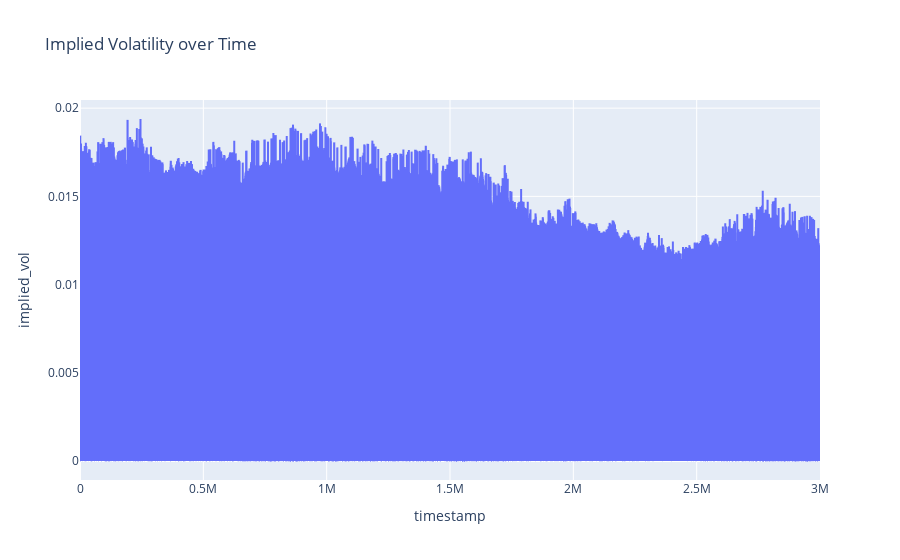

Notebook source saved alongside this figure:
### Code cell
fig = px.line(df_volcanic_rock_voucher_9500, x='timestamp', y='implied_vol', title='Implied Volatility over Time')
fig.show()

### Figure 1 — Plotly figure (JSON) as saved in the notebook; plotly's stock layout.template omitted (floating-point values rounded to 4 significant figures; data arrays with more than 128 entries replaced by an {"elided": "..."} marker saying what was removed)
{"data": [{"hovertemplate": "timestamp=%{x}<br>implied_vol=%{y}<extra></extra>", "legendgroup": "", "line": {"color": "#636efa", "dash": "solid"}, "marker": {"symbol": "circle"}, "mode": "lines", "name": "", "showlegend": false, "type": "scattergl", "x": {"elided": "30000 int values"}, "xaxis": "x", "y": {"elided": "30000 float values"}, "yaxis": "y"}], "layout": {"legend": {"tracegroupgap": 0}, "title": {"text": "Implied Volatility over Time"}, "xaxis": {"anchor": "y", "domain": [0, 1], "title": {"text": "timestamp"}}, "yaxis": {"anchor": "x", "domain": [0, 1], "title": {"text": "implied_vol"}}}}
